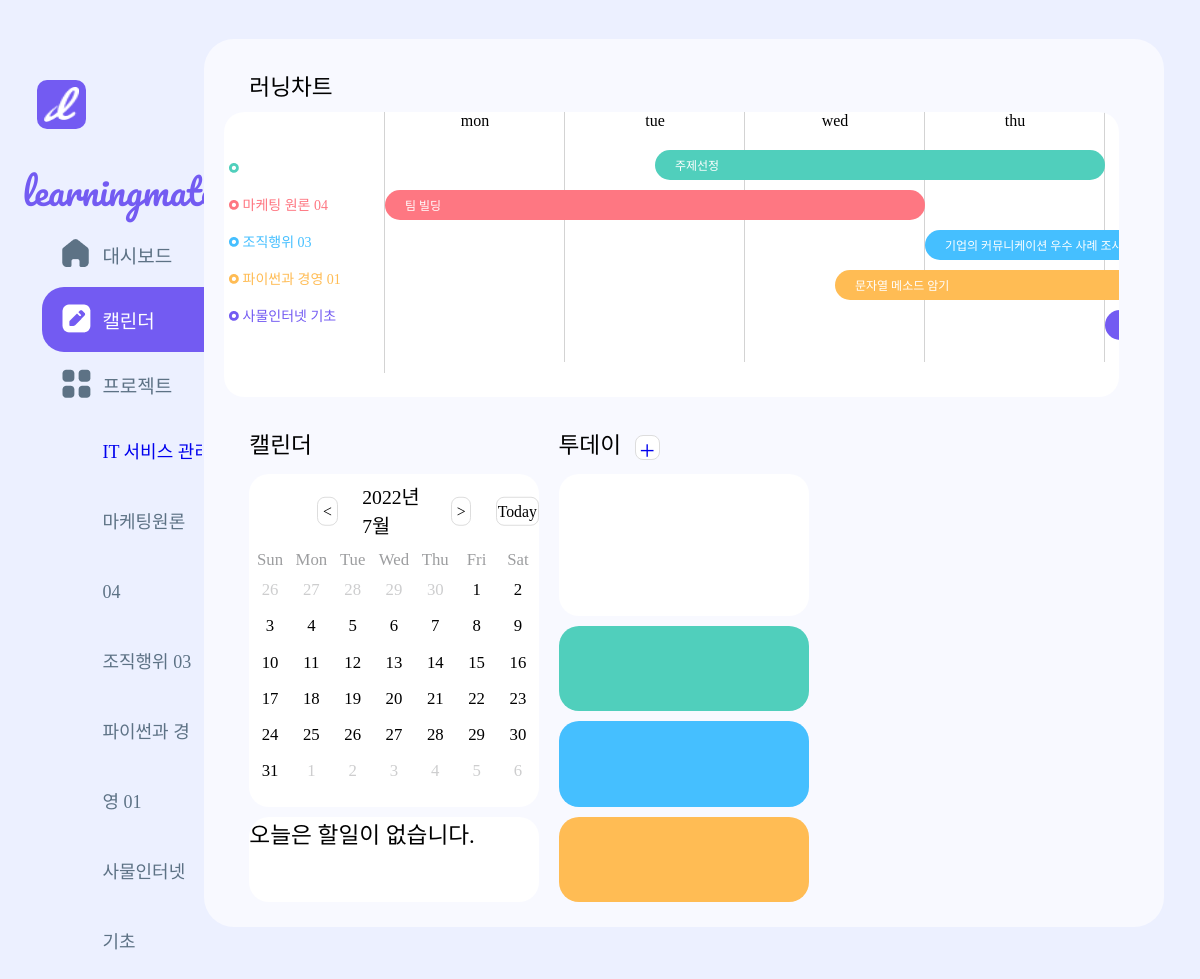
Page /calendar (signed in) on the earlier database version.
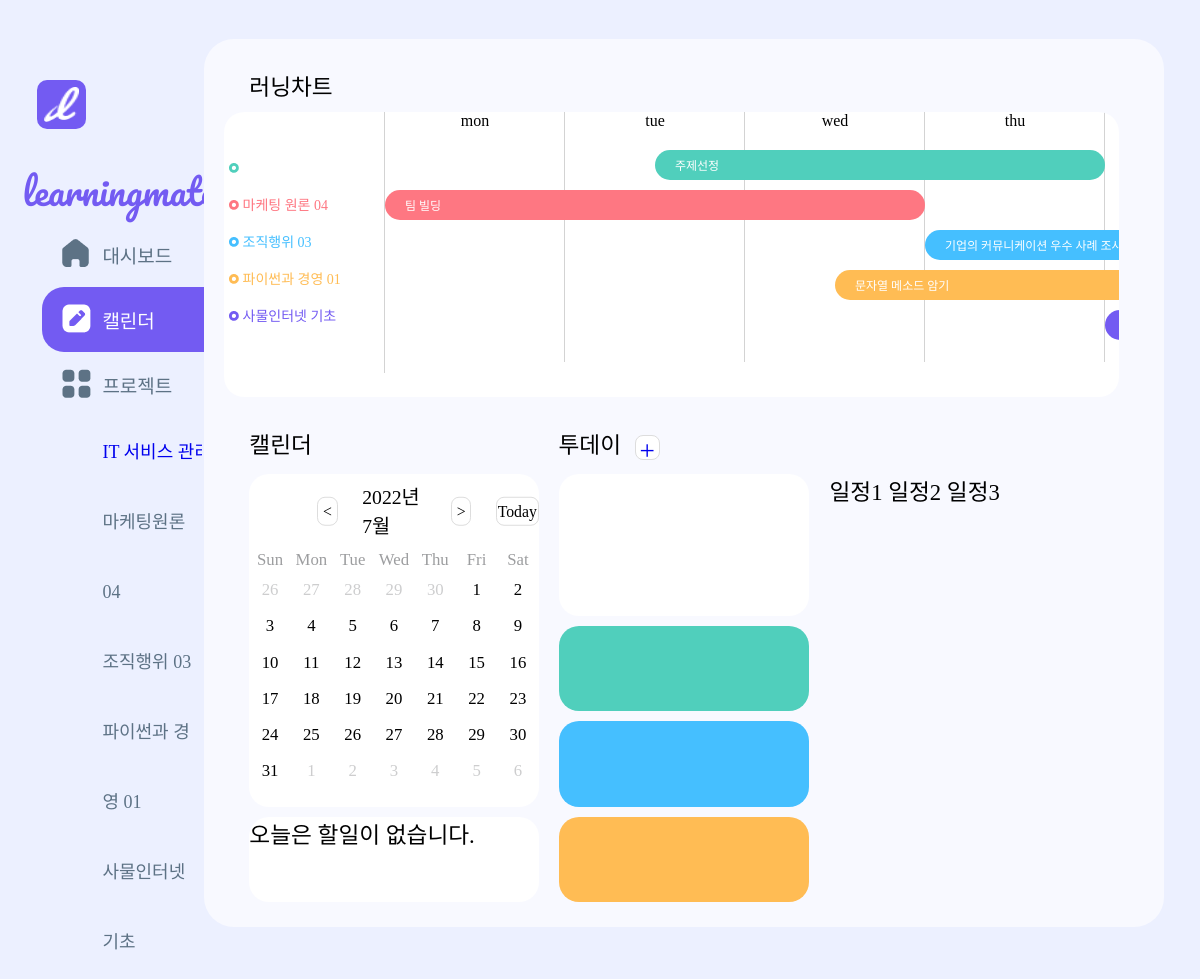
Same page on the later database version.
### mateapp/models.py (models this page shows, shortened)
class Calendar(models.Model): # 대시보드 캘린더 모델
    id = models.AutoField(primary_key=True)
    title = models.CharField(max_length=200)
    writer = models.ForeignKey(User,on_delete=models.CASCADE)
    startday = models.DateField(null=True)
    endday = models.DateField(null=True)
    starttime = models.TimeField(null=True)
    endtime = models.TimeField(null=True)
    place = models.CharField(max_length=20)
    body = models.TextField()
    COLOR_PALETTE = [
        ("#50cfbc","1",),("#fe7782","2",),("#45bfff","3",),("#ffbc54","4",),("#735bf2","5",),
        ]
    color = ColorField(samples=COLOR_PALETTE)
    class Meta:
        verbose_name = "캘린더"
        verbose_name_plural = "캘린더(들)"

### mateapp/views.py (the view)
# urls.py: path('calendar',calendar, name = "calendar"),
def calendar(request):
    calendar = Calendar.objects.filter(writer=request.user)  # 글을 작성한 유저의 캘린더 정보만 가져오겠다. 가까운 날짜 순으로 정렬
    projects = Calendar.objects.all() # 모델을 전부 불러옴
    todos_list = [] # 빈리스트를 만듬 , 담아서 렌더링하는 경우가 많음
    todos = Todo.objects.all()
    todos_list.append(todos) # 그 프로젝트의 등록된 투두를 불러와서 그걸 넣은거임
    return render(request, 'mateapp/calendar.html', {'todos_list':todos_list, 'projects':projects, 'calendar':calendar})

### mateapp/templates/mateapp/calendar.html (shortened to what this page needs)
{% extends 'base.html' %} {% load static %} {% block content %}
<link rel = "stylesheet" type="text/css" href = "{% static 'css/gantt.css' %}?after">
<div id="rec3">
  <div class="container2">
    <div class="item2" id="chart_text">러닝차트</div>
    <div class="item2" id="gantt">
      <div class="chart-axis">
        <ul class="chart-subject">
            <li style="color: #50cfbc;"><img src="{% static 'images/Oval_mint.png' %}" class="Oval"/> {{calendar.title}}</li>
            <li style="color: #fe7782;"><img src="{% static 'images/Oval_red.png' %}" class="Oval"/> 마케팅 원론 04</li>
            <li style="color: #45bfff;"><img src="{% static 'images/Oval_blue.png' %}" class="Oval"/> 조직행위 03</li>
            <li style="color: #ffbc54;"><img src="{% static 'images/Oval_yel.png' %}" class="Oval"/> 파이썬과 경영 01</li>
            <li style="color: #735bf2;"><img src="{% static 'images/Oval_pur.png' %}" class="Oval"/> 사물인터넷 기초</li>
        </ul>
      </div>
      <div class="chart-wrapper">
        <ul class="chart-values">
          <li>mon</li>
          <li>tue</li>
          <li>wed</li>
          <li>thu</li>
          <li>fri</li>
        </ul>
        <ul class="chart-bars">
          <li data-duration="tue½-thu" data-color="#50cfbc">주제선정</li>
          <li data-duration="mon-wed" data-color="#fe7782">팀 빌딩</li>
          <li data-duration="thu-sun" data-color="#45bfff">기업의 커뮤니케이션 우수 사례 조사</li>
          <li data-duration="wed½-sat" data-color="#ffbc54">문자열 메소드 암기</li>
          <li data-duration="fri-sat½" data-color="#735bf2">프로젝트 기획서 초안 작성</li>
        </ul>
      </div>
    </div>
    <div class="item2" id="calendar2_text">캘린더</div>
    <div class="item2" id="calendar2">
      <div class="calendar">
        <div class="cal_header2">
          <button class="nav-btn go-prev" onclick="prevMonth()">&lt;</button>
          <div class="year-month"></div>
          <button class="nav-btn go-next" onclick="nextMonth()">&gt;</button>
          <button class="nav-btn go-today" onclick="goToday()">Today</button>
        </div>
        <div class="cal_main2">
          <div class="days">
            <div class="day">Sun</div>
            <div class="day">Mon</div>
            <div class="day">Tue</div>
            <div class="day">Wed</div>
            <div class="day">Thu</div>
            <div class="day">Fri</div>
            <div class="day">Sat</div>
          </div>
          <div class="dates"></div>
        </div>
      </div>
    </div>
    {% if calendar.count == 0 %}
    <div class="item2" id="calendar2_2">
        오늘은 할일이 없습니다.
    </div>
    {% endif %}
    <div class="item2" id="today">
      투데이
      <a
        id="plus"
        href="#"
        onclick="window.open('create_schedule','create_schedule','resizable=no, width=600, height=500');return false"
        style="text-decoration-line: none"
        >+</a
      >
    </div>
    <div class="item2" id="today_date"></div>
    <div class="item2" id="dday1">
    </div>
    <div class="item2" id="dday2">
    </div>
    <div class="item2" id="dday3">
    </div>
    {% for project in projects %}
        {{project.title}}
    {% endfor %}
    </div>
  </div>
{% endblock %}

### runningmate/templates/base.html (shortened to what this page needs)
<!DOCTYPE html>
{% load static %}
<html lang="en">
    <head>
        <link rel = "stylesheet" type="text/css" href = "{% static 'css/style.css' %}?after">
        <link rel = "stylesheet" type="text/css" href = "{% static 'css/calender.css' %}?after">
    </head>
    <body>
        {% include 'shared/_navbar.html' %}
        {% block content %}
        {% endblock %}
    </body>
</html>

### runningmate/templates/shared/_navbar.html (shortened to what this page needs)
{% load static %}
<div class="navbar">
    <div class="nav_main">
        <a href="{% url 'mateapp:showmain' %}"><img src="{% static 'images/logo.png' %}" class="nav_logo"/> <span>learningmate</span></a>
    </div>
    <div class="button_wrap">
        <a href="{% url 'mateapp:showmain' %}"><div class="nav_button" id="btn1"><div id="home_logo"></div> <span>대시보드</span></div></a>
        <a href="{% url 'mateapp:calendar' %}"><div class="nav_button" id="btn2"><div id="calender_logo"></div> <span>캘린더</span></div></a>
        <a href="#"><div class="nav_button" id="btn3"><div id="project_logo"></div> <span>프로젝트</span></div></a>
        <ul class="project_wrap">
            <a href = "{% url 'mateapp:project_name' %}"><li id = "project">IT 서비스 관리</li></a>
            <li>마케팅원론 04</li>
            <li>조직행위 03</li>
            <li>파이썬과 경영 01</li>
            <li>사물인터넷 기초</li>
        </ul>
    </div>
</div>

### runningmate/static/css/style.css (style rules this page uses)
#rec3 { position: absolute; width: 80%; height: 90%; left: 17%; top: 4%; bottom: 4%; background: #F8F9FF; border-radius: 30px; }
body { background: #ECF0FF; }
span { display: inline-block; }
#project { overflow-x:auto; white-space:nowrap; }
#plus { font-family:AppleSDGothicNeoM; display: inline-block; font-size:larger; vertical-align: middle; cursor: pointer; background: #FFFFFF; border: 1px solid #DDDDDD; border-radius: 8px; padding: 0; width: 25px; height: 25px; text-align: center; line-height: 30px; margin-left: 8px; }
.calendar * { box-sizing: border-box; }
.calendar { width: 100%; margin-left: auto; margin-right: auto; position: relative; top: 50%; transform: translateY(-50%); }
.nav-btn { width: 2.8vmin; height: 3vmin; border: 1px solid #DDDDDD; font-size: 1.6vmin; line-height: 2.9vmin; background-color: transparent; cursor: pointer; font-family: "AppleSDGothicNeoB" ; border-radius: 8px; margin-left: 2.5vmin; margin-right: 2.5vmin; }
.go-today { width: 6vmin; border: 1px solid #DDDDDD; background-color: white; cursor: pointer; font-family: "AppleSDGothicNeoB" ; margin: 0; }
.days { display: flex; margin: 1vmin 0 1vmin; color: #9C9D9F; }
.day { width: calc(100% / 7); text-align: center; }
.dates { display: flex; flex-flow: row wrap; height: 3%; margin-top: 0; }
.navbar { position: absolute; top: 3%; left: 0.2%; width: 15%; padding: 10px; margin: 10px; box-sizing: initial; }
.navbar a { text-decoration: none; }
.navbar img { box-sizing: initial; }
.nav_logo { width: 35px; height: 35px; background: #735BF2; border-radius: 10px; padding: 7px; margin: 30px 5px 30px 15px; vertical-align: middle; box-sizing: initial; }
.nav_main span { font-family: 'Pacifico'; font-style: normal; font-weight: 400; font-size: 36px; color: #735BF2; vertical-align: middle; }
.nav_button { border-radius: 22px; display: flex; flex-direction: row; flex-wrap: wrap; align-items: center; padding-left: 20px; width: 250px; height: 65px; margin-left: 15px; transition: all .5s; font-family: 'AppleSDGothicNeoB'; font-size: 19px; color: #5D7285; }
.button_wrap ul { font-family: 'AppleSDGothicNeoM'; font-size: 18px; color: #5D7285; text-decoration: none; list-style: none; line-height: 70px; padding-left: 80px; }

### runningmate/static/css/calender.css (style rules this page uses)
.container2 { display:grid; grid-template-columns: 2fr 1.5fr 2fr; grid-template-rows: 1fr 5fr 1fr 2.5fr 1.5fr 1.5fr 1.5fr 15px; height: 100%; row-gap: 10px; column-gap: 20px; font-family: AppleSDGothicNeoB; font-weight: 500; font-size: 2.3vmin; }
.item2:nth-child(1) { grid-column: 1 / 4; grid-row : 1 / 2; margin-top: 30px; margin-left:2em; }
.item2:nth-child(2) { grid-column: 1 / 4; grid-row : 2 / 3; background-color: #FFFFFF; border-radius: 20px; margin-left:20px; margin-right: 2em; }
.item2:nth-child(3) { grid-column: 1 / 2; grid-row : 3 / 4; margin-top: 20px; margin-left:2em; }
.item2:nth-child(4) { grid-column: 1 / 2; grid-row : 4 / 7; background-color: #FFFFFF; border-radius: 20px; margin-left:2em; }
.item2:nth-child(5) { grid-column: 1 / 2; grid-row : 7 / 8; background-color: #FFFFFF; border-radius: 20px; margin-left:2em; }
.item2:nth-child(6) { grid-column: 2 /4; grid-row : 3/4; margin-top: 20px; }
.item2:nth-child(7) { grid-column: 2/ 3; grid-row : 4 / 5; background-color: #FFFFFF; border-radius: 20px; }
.item2:nth-child(8) { grid-column: 2 / 3; grid-row : 5/6; background-color: #FFFFFF; border-radius: 20px; }
.item2:nth-child(9) { grid-column:2/3; grid-row : 6/7; background-color: #FFFFFF; border-radius: 20px; }
.item2:nth-child(10) { grid-column: 2/3; grid-row : 7/8; background-color: #FFFFFF; border-radius: 20px; }
.cal_main2 { font-family: AppleSDGothicNeoB; font-size: 1.7vmin; }
.cal_header2 { display: flex; flex-direction: row; align-items: center; font-family: "AppleSDGothicNeoEB" ; font-size: 2vmin; line-height: 2.9vmin; justify-content: center; margin-left: 15%; }
#dday1 { background-color: #50CFBC; }
#dday2 { background-color: #45BFFF; }
#dday3 { background-color: #FFBC54; }
#plus { font-family:AppleSDGothicNeoM; display: inline-block; font-size:larger; vertical-align: middle; cursor: pointer; background: #FFFFFF; border: 1px solid #DDDDDD; border-radius: 8px; padding: 0; width: 25px; height: 25px; text-align: center; line-height: 30px; margin-left: 8px; }

Differences in the rows shown:
added Calendar: title "일정1"
added Calendar: title "일정2"
added Calendar: title "일정3"
